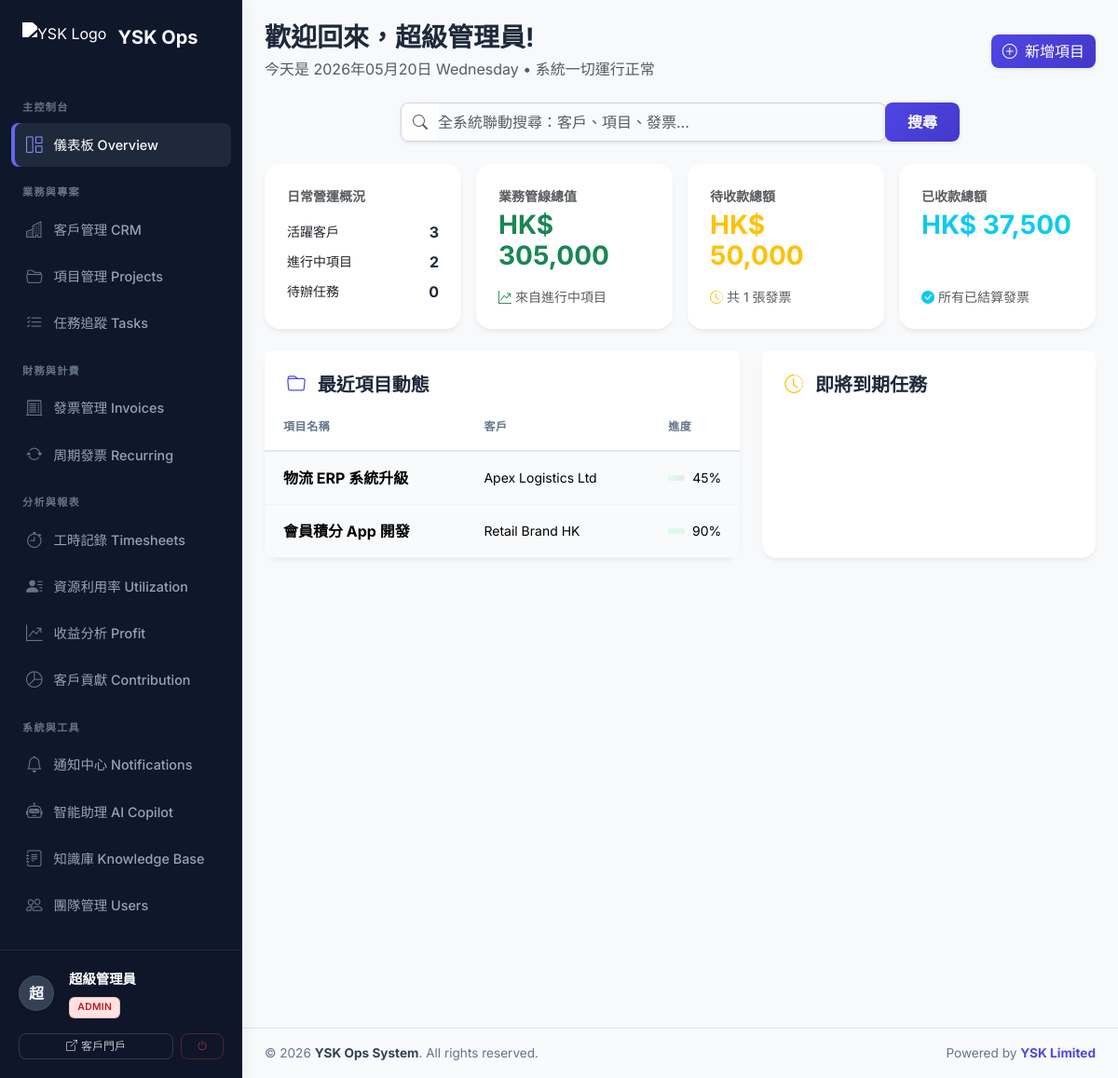
/index.php (signed in), run on an earlier commit of the app's database.
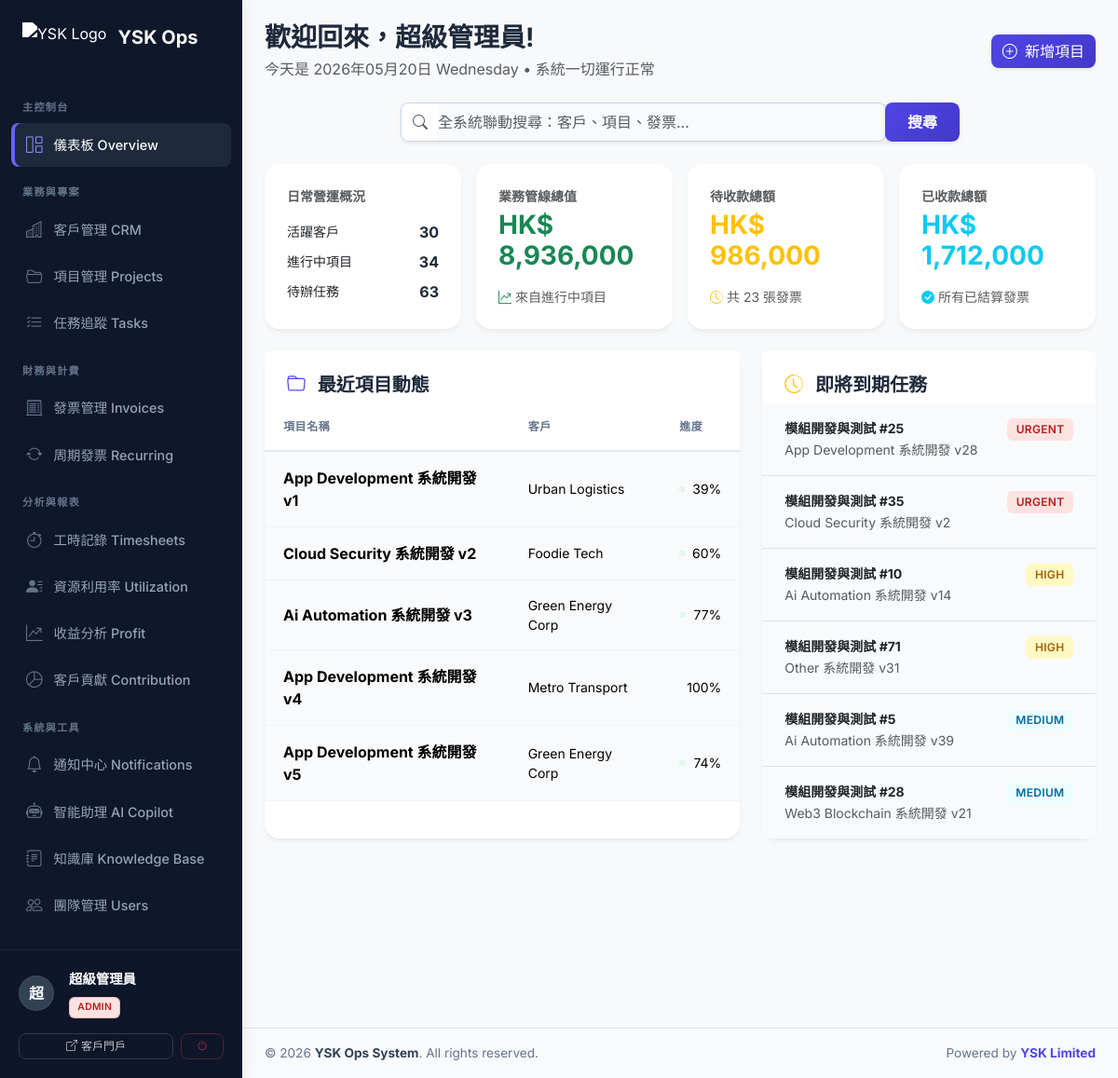
And on a later commit of the database.
### tables this page shows
CREATE TABLE projects (
    id INT AUTO_INCREMENT PRIMARY KEY,
    client_id INT NOT NULL,
    title VARCHAR(200) NOT NULL,
    description TEXT,
    service_type ENUM('ai_automation', 'app_development', 'cloud_security', 'web3_blockchain', 'other') NOT NULL,
    status ENUM('planning', 'in_progress', 'review', 'completed', 'on_hold', 'cancelled') DEFAULT 'planning',
    start_date DATE,
    end_date DATE,
    budget DECIMAL(12,2) DEFAULT 0,
    progress_percent INT DEFAULT 0 CHECK (progress_percent BETWEEN 0 AND 100),
    assigned_pm_id INT,
    created_by INT,
    created_at TIMESTAMP DEFAULT CURRENT_TIMESTAMP,
    updated_at TIMESTAMP DEFAULT CURRENT_TIMESTAMP ON UPDATE CURRENT_TIMESTAMP,
    FOREIGN KEY (client_id) REFERENCES clients(id) ON DELETE CASCADE,
    FOREIGN KEY (assigned_pm_id) REFERENCES users(id) ON DELETE SET NULL,
    FOREIGN KEY (created_by) REFERENCES users(id) ON DELETE SET NULL,
    FULLTEXT KEY ft_projects (title, description)
);

CREATE TABLE clients (
    id INT AUTO_INCREMENT PRIMARY KEY,
    username VARCHAR(50) UNIQUE,
    password_hash VARCHAR(255),
    company_name VARCHAR(150) NOT NULL,
    contact_person VARCHAR(100),
    email VARCHAR(100),
    phone VARCHAR(20),
    address TEXT,
    notes TEXT,
    status ENUM('active', 'inactive', 'lead') DEFAULT 'active',
    created_at TIMESTAMP DEFAULT CURRENT_TIMESTAMP,
    updated_at TIMESTAMP DEFAULT CURRENT_TIMESTAMP ON UPDATE CURRENT_TIMESTAMP,
    FULLTEXT KEY ft_clients (company_name, contact_person, email, notes)
);

CREATE TABLE tasks (
    id INT AUTO_INCREMENT PRIMARY KEY,
    project_id INT NOT NULL,
    title VARCHAR(200) NOT NULL,
    description TEXT,
    assigned_to_id INT,
    status ENUM('todo', 'in_progress', 'review', 'done') DEFAULT 'todo',
    priority ENUM('low', 'medium', 'high', 'urgent') DEFAULT 'medium',
    due_date DATE,
    estimated_hours DECIMAL(6,2) DEFAULT 0,
    logged_hours DECIMAL(6,2) DEFAULT 0,
    created_at TIMESTAMP DEFAULT CURRENT_TIMESTAMP,
    updated_at TIMESTAMP DEFAULT CURRENT_TIMESTAMP ON UPDATE CURRENT_TIMESTAMP,
    FOREIGN KEY (project_id) REFERENCES projects(id) ON DELETE CASCADE,
    FOREIGN KEY (assigned_to_id) REFERENCES users(id) ON DELETE SET NULL
);

### index.php (the view, shortened to what the changed rows need)
<?php
require_once 'includes/db.php';
require_once 'includes/auth.php';
$login_error = '';
$show_login = true;
if (is_logged_in()) {
    $show_login = false;
    $user = current_user();
    $global_search = trim($_GET['global_search'] ?? '');
    $stats = [
        'clients' => db_fetch_one("SELECT COUNT(*) as c FROM clients WHERE status = 'active'")['c'] ?? 0,
        'projects' => db_fetch_one("SELECT COUNT(*) as c FROM projects WHERE status IN ('planning', 'in_progress', 'review')")['c'] ?? 0,
        'tasks_todo' => db_fetch_one("SELECT COUNT(*) as c FROM tasks WHERE status != 'done'")['c'] ?? 0,
        'pipeline_value' => db_fetch_one("SELECT SUM(budget) as s FROM projects WHERE status IN ('planning', 'in_progress', 'review')")['s'] ?? 0,
        'pending_revenue' => db_fetch_one("SELECT SUM(total_amount) as s FROM invoices WHERE status IN ('sent', 'overdue')")['s'] ?? 0,
        'invoices_pending_count' => db_fetch_one("SELECT COUNT(*) as c FROM invoices WHERE status IN ('draft', 'sent', 'overdue')")['c'] ?? 0,
        'total_revenue' => db_fetch_one("SELECT SUM(total_amount) as s FROM invoices WHERE status = 'paid'")['s'] ?? 0,
    ];
    $recent_projects = db_fetch_all("
        SELECT p.*, c.company_name FROM projects p JOIN clients c ON p.client_id = c.id ORDER BY p.updated_at DESC LIMIT 5
    ");
    $recent_tasks = db_fetch_all("
        SELECT t.*, p.title as project_title FROM tasks t JOIN projects p ON t.project_id = p.id
        WHERE t.status != 'done' ORDER BY t.due_date ASC, CASE t.priority WHEN 'urgent' THEN 1 WHEN 'high' THEN 2 WHEN 'medium' THEN 3 ELSE 4 END LIMIT 6
    ");
}
include 'includes/header.php';
?>
<?php if ($show_login): ?>
    <style>
        body {
            background: linear-gradient(135deg, #0f172a 0%, #1e1b4b 100%) !important;
            min-height: 100vh; display: flex !important; align-items: center !important; justify-content: center !important; padding: 20px;
        }
        .login-card { background: #ffffff; border-radius: 16px; box-shadow: 0 25px 50px -12px rgba(0,0,0,0.35); border: none; width: 100%; max-width: 440px; z-index: 10; }
        .login-input-group .input-group-text { background-color: #f8fafc; color: #94a3b8; }
        .login-form-control:focus { box-shadow: none; border-color: #6366f1; }
        .btn-indigo { background: linear-gradient(135deg, #4f46e5 0%, #6366f1 100%); color: white; border: none; padding: 12px; font-weight: 600; transition: 0.2s; }
        .btn-indigo:hover { background: linear-gradient(135deg, #3730a3 0%, #4f46e5 100%); color: white; box-shadow: 0 4px 12px rgba(79, 70, 229, 0.3); }
    </style>
    <div class="login-card shadow-lg my-auto">
        <div class="p-4 p-md-5">
            <div class="text-center mb-4">
                <img src="https://ysk.hk/logo.svg" alt="YSK Logo" style="height: 48px; width: auto; margin-bottom: 16px;">
                <h4 class="fw-bold" style="color: #1e293b;">YSK 業務運作系統</h4>
                <p class="text-muted small mb-0">內部核心管理與營運分析平台</p>
            </div>
            <?php if ($login_error): ?>
                <div class="alert alert-danger border-0 small py-2 shadow-sm"><i class="bi bi-exclamation-circle me-2"></i><?= htmlspecialchars($login_error) ?></div>
            <?php endif; ?>
            <form method="POST">
                <input type="hidden" name="login" value="1">
                <div class="mb-3">
                    <label class="form-label fw-semibold small mb-1" style="color: #475569;">使用者名稱</label>
                    <div class="input-group login-input-group">
                        <span class="input-group-text"><i class="bi bi-person"></i></span>
                        <input type="text" name="username" class="form-control login-form-control shadow-none border-start-0 ps-0" value="admin" required>
                    </div>
                </div>
                <div class="mb-4">
                    <label class="form-label fw-semibold small mb-1" style="color: #475569;">安全密碼</label>
                    <div class="input-group login-input-group">
                        <span class="input-group-text"><i class="bi bi-lock"></i></span>
                        <input type="password" name="password" class="form-control login-form-control shadow-none border-start-0 ps-0" value="admin123" required>
                    </div>
                    <div class="form-text mt-2" style="font-size: 0.75rem; color: #94a3b8;"><i class="bi bi-shield-lock me-1"></i>測試環境：admin / admin123</div>
                </div>
                <button type="submit" class="btn btn-indigo w-100 rounded-3 shadow-sm py-2">
                    安全登入 <i class="bi bi-arrow-right-short ms-1"></i>
                </button>
            </form>
        </div>
    </div>
<?php else: ?>
    <div class="d-flex align-items-stretch" style="min-height: 100vh; width: 100%;">
        <?php include 'includes/sidebar.php'; ?>
        <div class="flex-grow-1 d-flex flex-column" style="background-color: #f8f9fa; min-width: 0;">
            <div class="p-3 p-md-4 flex-grow-1">
                <div class="d-flex flex-column flex-md-row justify-content-between align-items-md-center mb-4 gap-3">
                    <div class="d-flex align-items-center">
                        <div>
                            <h1 class="h3 fw-bold mb-1" style="color: #1e293b;">歡迎回來，<?= htmlspecialchars(explode(' ', $user['full_name'] ?? 'Team')[0]) ?>!</h1>
                            <p class="text-muted mb-0 d-none d-md-block">今天是 <?= date('Y年m月d日 l') ?> • 系統一切運行正常</p>
                        </div>
                    </div>
                    <div>
                        <a href="projects.php" class="btn btn-primary shadow-sm"><i class="bi bi-plus-circle me-1"></i> 新增項目</a>
                    </div>
                </div>
                <div class="global-search mb-4">
                    <form method="GET" class="d-flex shadow-sm rounded-3 overflow-hidden">
                        <div class="input-group">
                            <span class="input-group-text bg-white text-muted border-end-0"><i class="bi bi-search"></i></span>
                            <input type="text" name="global_search" class="form-control border-start-0 ps-0 shadow-none py-2" value="<?= htmlspecialchars($global_search) ?>" placeholder="全系統聯動搜尋：客戶、項目、發票...">
                            <button type="submit" class="btn btn-primary px-4 fw-bold">搜尋</button>
                        </div>
                    </form>
                </div>
                <div class="row g-3 mb-4">
                    <div class="col-sm-6 col-xl-3">
                        <div class="card stat-card shadow-sm h-100 border-0 border-left-thick" style="border-left-color: #6366f1 !important;">
                            <div class="card-body p-4">
                                <small class="text-muted d-block fw-semibold mb-3">日常營運概況</small>
                                <div class="d-flex justify-content-between align-items-center mb-2"><span class="text-slate-600 small">活躍客戶</span><span class="fw-bold text-slate-800"><?= $stats['clients'] ?></span></div>
                                <div class="d-flex justify-content-between align-items-center mb-2"><span class="text-slate-600 small">進行中項目</span><span class="fw-bold text-slate-800"><?= $stats['projects'] ?></span></div>
                                <div class="d-flex justify-content-between align-items-center"><span class="text-slate-600 small">待辦任務</span><span class="fw-bold text-slate-800"><?= $stats['tasks_todo'] ?></span></div>
                            </div>
                        </div>
                    </div>
                    <div class="col-sm-6 col-xl-3">
                        <div class="card stat-card shadow-sm h-100 border-0 border-left-thick" style="border-left-color: #10b981 !important;">
                            <div class="card-body p-4 d-flex flex-column justify-content-between">
                                <div><small class="text-muted d-block fw-semibold mb-1">業務管線總值</small><h3 class="fw-bold mb-0 text-success">HK$ <?= number_format($stats['pipeline_value'], 0) ?></h3></div>
                                <div class="mt-3 text-muted small"><i class="bi bi-graph-up-arrow text-success me-1"></i>來自進行中項目</div>
                            </div>
                        </div>
                    </div>
                    <div class="col-sm-6 col-xl-3">
                        <div class="card stat-card shadow-sm h-100 border-0 border-left-thick" style="border-left-color: #f59e0b !important;">
                            <div class="card-body p-4 d-flex flex-column justify-content-between">
                                <div><small class="text-muted d-block fw-semibold mb-1">待收款總額</small><h3 class="fw-bold mb-0 text-warning">HK$ <?= number_format($stats['pending_revenue'], 0) ?></h3></div>
                                <div class="mt-3 text-muted small"><i class="bi bi-clock-history text-warning me-1"></i>共 <?= $stats['invoices_pending_count'] ?> 張發票</div>
                            </div>
                        </div>
                    </div>
                    <div class="col-sm-6 col-xl-3">
                        <div class="card stat-card shadow-sm h-100 border-0 border-left-thick" style="border-left-color: #3b82f6 !important;">
                            <div class="card-body p-4 d-flex flex-column justify-content-between">
                                <div><small class="text-muted d-block fw-semibold mb-1">已收款總額</small><h3 class="fw-bold mb-0 text-info">HK$ <?= number_format($stats['total_revenue'], 0) ?></h3></div>
                                <div class="mt-3 text-muted small"><i class="bi bi-check-circle-fill text-info me-1"></i>所有已結算發票</div>
                            </div>
                        </div>
                    </div>
                </div>
                <div class="row g-4">
                    <div class="col-xl-7">
                        <div class="card border-0 shadow-sm h-100">
                            <div class="card-header bg-white border-0 pt-4 px-4 d-flex justify-content-between align-items-center">
                                <h5 class="fw-bold mb-0" style="color: #1e293b;"><i class="bi bi-folder me-2 text-primary"></i> 最近項目動態</h5>
                            </div>
                            <div class="card-body p-0">
                                <div class="table-responsive">
                                    <table class="table table-hover align-middle mb-0">
                                        <thead><tr><th class="ps-4">項目名稱</th><th>客戶</th><th>進度</th></tr></thead>
                                        <tbody>
                                            <?php foreach ($recent_projects as $p): ?>
                                            <tr>
                                                <td class="ps-4"><strong><?= htmlspecialchars($p['title'] ?? '') ?></strong></td>
                                                <td class="small"><?= htmlspecialchars($p['company_name'] ?? '') ?></td>
                                                <td>
                                                    <div class="d-flex align-items-center gap-2">
                                                        <div class="progress flex-grow-1" style="height: 6px;"><div class="progress-bar bg-success" style="width: <?= $p['progress_percent'] ?>%"></div></div>
                                                        <small><?= $p['progress_percent'] ?>%</small>
                                                    </div>
                                                </td>
                                            </tr>
                                            <?php endforeach; ?>
                                        </tbody>
                                    </table>
                                </div>
                            </div>
                        </div>
                    </div>
                    <div class="col-xl-5">
                        <div class="card border-0 shadow-sm h-100">
                            <div class="card-header bg-white border-0 pt-4 px-4 d-flex justify-content-between align-items-center">
                                <h5 class="fw-bold mb-0" style="color: #1e293b;"><i class="bi bi-clock-history me-2 text-warning"></i> 即將到期任務</h5>
                            </div>
                            <div class="card-body p-0">
                                <ul class="list-group list-group-flush">
                                    <?php foreach ($recent_tasks as $t):
                                        $priority_class = ['urgent' => 'danger', 'high' => 'warning', 'medium' => 'info', 'low' => 'secondary'][$t['priority'] ?? 'medium'] ?? 'secondary';
                                    ?>
                                    <li class="list-group-item d-flex justify-content-between align-items-start p-3 px-4">
                                        <div>
                                            <div class="fw-bold small"><?= htmlspecialchars($t['title'] ?? '') ?></div>
                                            <small class="text-muted"><?= htmlspecialchars($t['project_title'] ?? '') ?></small>
                                        </div>
                                        <span class="badge bg-<?= $priority_class ?> bg-opacity-10 text-<?= $priority_class ?>"><?= strtoupper($t['priority'] ?? '') ?></span>
                                    </li>
                                    <?php endforeach; ?>
                                </ul>
                            </div>
                        </div>
                    </div>
                </div>
            <?php endif; ?>
<?php include 'includes/footer.php'; ?>

What changed in the data, as far as the page shows it:
changed projects: title "物流 ERP 系統升級" → "App Development 系統開發 v1"; client.company_name "Apex Logistics Ltd" → "Urban Logistics"; progress_percent "45" → "39"
changed projects: title "會員積分 App 開發" → "Cloud Security 系統開發 v2"; client.company_name "Retail Brand HK" → "Foodie Tech"; progress_percent "90" → "60"
added projects: title "Ai Automation 系統開發 v3", client.company_name "Green Energy Corp", progress_percent "77"
added projects: title "App Development 系統開發 v4", client.company_name "Metro Transport", progress_percent "100"
added projects: title "App Development 系統開發 v5", client.company_name "Green Energy Corp", progress_percent "74"
added tasks: title "模組開發與測試 #25", project.title "App Development 系統開發 v28", priority "URGENT"
added tasks: title "模組開發與測試 #35", project.title "Cloud Security 系統開發 v2", priority "URGENT"
added tasks: title "模組開發與測試 #10", project.title "Ai Automation 系統開發 v14", priority "HIGH"
added tasks: title "模組開發與測試 #71", project.title "Other 系統開發 v31", priority "HIGH"
added tasks: title "模組開發與測試 #5", project.title "Ai Automation 系統開發 v39", priority "MEDIUM"
added tasks: title "模組開發與測試 #28", project.title "Web3 Blockchain 系統開發 v21", priority "MEDIUM"
Also different on the page:
$stats['clients']: "3" → "30"
$stats['projects']: "2" → "34"
$stats['tasks_todo']: "0" → "63"
$stats['pipeline_value']: "305,000" → "8,936,000"
$stats['pending_revenue']: "50,000" → "986,000"
$stats['invoices_pending_count']: "1" → "23"
$stats['total_revenue']: "37,500" → "1,712,000"
